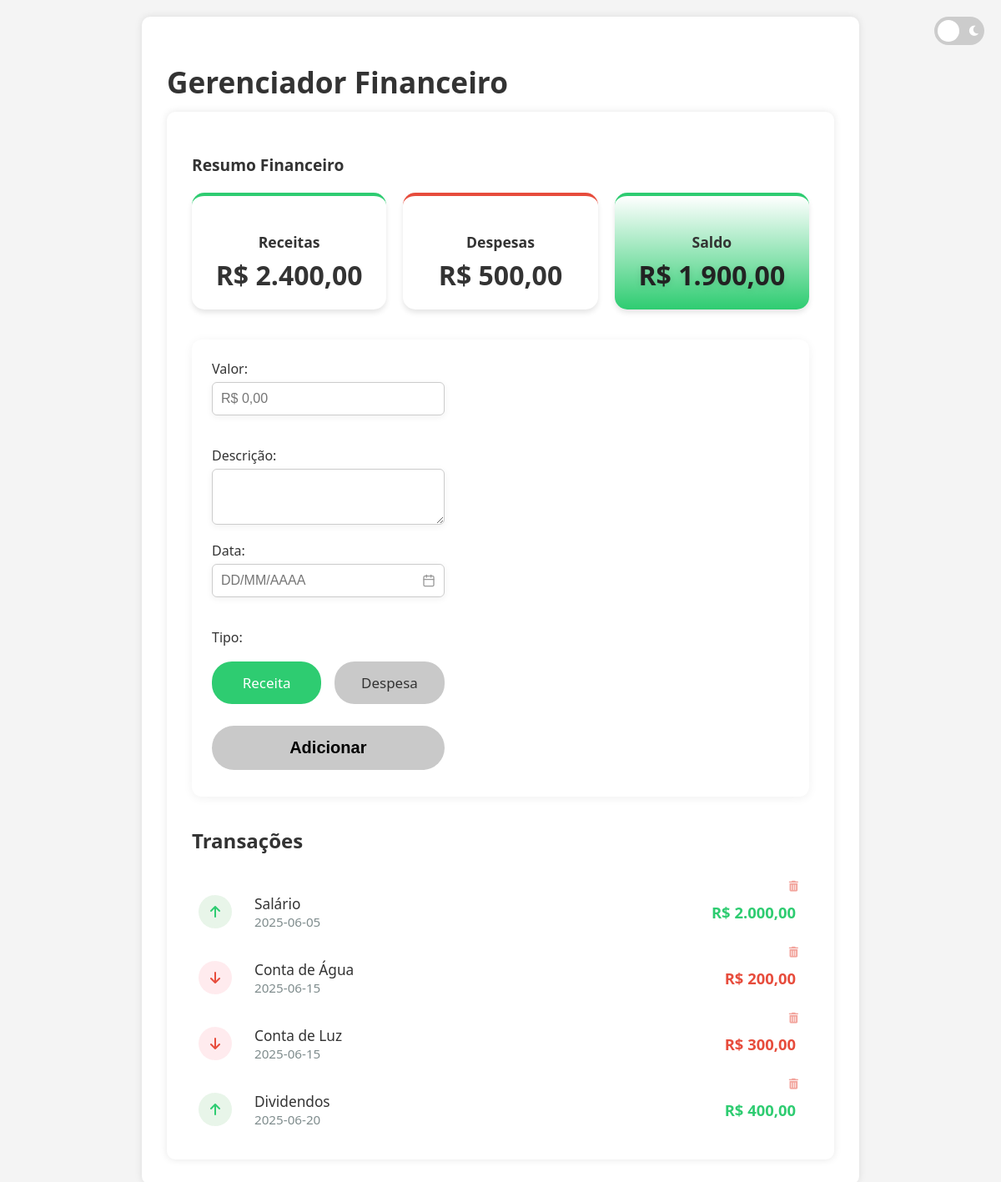
The page / on the database its author committed.
### tables this page shows
CREATE TABLE transacoes (
    id INTEGER PRIMARY KEY AUTOINCREMENT,
    descricao TEXT NOT NULL,
    valor REAL NOT NULL,
    data TEXT NOT NULL,
    tipo TEXT NOT NULL  -- "receita" ou "despesa"
);

### app.py (the view)
@app.route("/")
def index():
    tipo = request.args.get("tipo", "")
    data_inicio = request.args.get("data_inicio", "")
    data_fim = request.args.get("data_fim", "")
    transacoes = listar_transacoes(tipo, data_inicio, data_fim)
    totais = calcular_totais(None if tipo == "" else tipo, data_inicio or None, data_fim or None)
    saldo = totais["receita"] - totais["despesa"]
    return render_template(
        "index.html",
        transacoes=transacoes,
        tipo=tipo,
        data_inicio=data_inicio,
        data_fim=data_fim,
        totais=totais,
        saldo=saldo
    )

### services/transacoes_service.py (called while the page is built)
def obter_conexao():
    conn = sqlite3.connect('db/financeiro.db')
    conn.row_factory = sqlite3.Row  # Permite acessar colunas por nome
    return conn

def listar_transacoes(tipo=None, data_inicio=None, data_fim=None):
    conn = obter_conexao()
    cursor = conn.cursor()
    query = "SELECT * FROM transacoes WHERE 1=1"
    params = []
    if tipo:
        query += " AND tipo = ?"
        params.append(tipo)
    if data_inicio:
        query += " AND date(data) >= date(?)"
        params.append(data_inicio)
    if data_fim:
        query += " AND date(data) <= date(?)"
        params.append(data_fim)
    query += " ORDER BY date(data) ASC"
    cursor.execute(query, params)
    linhas = cursor.fetchall()
    conn.close()
    return [Transacao(linha['id'], linha['descricao'], linha['valor'], linha['data'], linha['tipo']) for linha in linhas]

def calcular_totais(tipo=None, data_inicio=None, data_fim=None):
    conn = obter_conexao()
    cursor = conn.cursor()
    base_query = "SELECT tipo, SUM(valor) as total FROM transacoes WHERE 1=1"
    params = []
    if tipo:
        base_query += " AND tipo = ?"
        params.append(tipo)
    if data_inicio:
        base_query += " AND date(data) >= date(?)"
        params.append(data_inicio)
    if data_fim:
        base_query += " AND date(data) <= date(?)"
        params.append(data_fim)
    base_query += " GROUP BY tipo"
    cursor.execute(base_query, params)
    totais = {"receita": 0.0, "despesa": 0.0}
    for linha in cursor.fetchall():
        if linha["tipo"] == "receita":
            totais["receita"] = linha["total"]
        elif linha["tipo"] == "despesa":
            totais["despesa"] = linha["total"]
    conn.close()
    return totais

### templates/index.html (shortened to what this page needs)
{% extends "layout.html" %}
{% block conteudo %}
<div class="container">
    <h3>Resumo Financeiro</h3>
    <div class="resumo-container">
        <div class="resumo-card receita">
            <h4>Receitas</h4>
            <p class="valor">R$ {{ '{:,.2f}'.format(totais['receita']).replace(',', 'X').replace('.', ',').replace('X', '.') }}</p>
        </div>
        <div class="resumo-card despesa">
            <h4>Despesas</h4>
            <p class="valor">R$ {{ '{:,.2f}'.format(totais['despesa']).replace(',', 'X').replace('.', ',').replace('X', '.') }}</p>
        </div>
        <div class="resumo-card saldo-base {% if saldo < 0 %}saldo-negativo{% elif saldo > 0 %}saldo-positivo{% endif %}">
            <h4>Saldo</h4>
            <p class="valor">R$ {{ '{:,.2f}'.format(saldo).replace(',', 'X').replace('.', ',').replace('X', '.') }}</p>
        </div>
    </div>
    <div class="botoes-lado-a-lado">
        <form action="/adicionar" method="post">
            <label>Valor:</label><br>
            <input type="text" name="valor" id="valor" placeholder="R$ 0,00" required inputmode="decimal" pattern="[0-9.,]+" class="form-campo"><br>
            <label for="descricao">Descrição:</label>
            <textarea id="descricao" name="descricao" rows="3" required class="form-campo"></textarea><br>
            <label>Data:</label><br>
            <input type="text" name="data" id="data" class="date-input form-campo" placeholder="DD/MM/AAAA" required><br>
            <label>Tipo:</label><br>
            <div class="grupo-acoes form-campo">
                <div class="toggle-buttons">
                    <label for="receita" class="toggle-button">Receita</label>
                    <label for="despesa" class="toggle-button">Despesa</label>
                </div>
                <button type="submit" class="toggle-button">Adicionar</button>
            </div>
        </form>
    </div>
    <h2>Transações</h2>
    <div class="transacoes-lista">
    {% for t in transacoes %}
        <div class="transacao-item {% if t.tipo == 'receita' %}receita{% else %}despesa{% endif %}">
            <form action="/excluir/{{ t.id }}" method="post" onsubmit="return confirm('Tem certeza que deseja excluir esta transação?');">
                <button type="submit" title="Excluir">
                    <i class="fas fa-trash-alt"></i>
                </button>
            </form>
            <div class="transacao-icone">
                {% if t.tipo == 'receita' %}
                    <i class="fas fa-arrow-up"></i>
                {% else %}
                    <i class="fas fa-arrow-down"></i>
                {% endif %}
            </div>
            <div class="transacao-main">
                <div class="transacao-descricao">{{ t.descricao }}</div>
                <div class="transacao-data">{{ t.data }}</div>
            </div>
            <div class="transacao-valor {% if t.tipo == 'receita' %}valor-receita{% else %}valor-despesa{% endif %}">
                R$ {{ '{:,.2f}'.format(t.valor).replace(',', 'X').replace('.', ',').replace('X', '.') }}
            </div>
        </div>
    {% else %}
        <div class="sem-transacoes">
            <i class="fas fa-info-circle"></i>
            <p>Nenhuma transação registrada.</p>
        </div>
    {% endfor %}
    </div>
</div>
{% endblock %}

### templates/layout.html (shortened to what this page needs)
<!DOCTYPE html>
<html lang="pt-BR" data-theme="light">
<head>
    <link rel="stylesheet" href="{{ url_for('static', filename='style.css') }}">
    <link rel="stylesheet" href="https://cdnjs.cloudflare.com/ajax/libs/font-awesome/6.0.0/css/all.min.css">
    <link rel="stylesheet" href="https://cdn.jsdelivr.net/npm/flatpickr/dist/flatpickr.min.css">
    <link rel="stylesheet" href="https://cdn.jsdelivr.net/npm/flatpickr/dist/themes/material_blue.css">
</head>
<body>
    <div class="theme-switch-wrapper">
        <label class="theme-switch" for="checkbox">
            <div class="slider round">
                <i class="fas fa-sun"></i>
                <i class="fas fa-moon"></i>
            </div>
        </label>
    </div>
    <div class="container">
        <h1>Gerenciador Financeiro</h1>
        {% block conteudo %}
        {% endblock %}
    </div>
</body>
</html>

### rows shown on the page
transacoes: tipo "receita" (drawn), descricao "Salário", data "2025-06-05", valor "2.000,00"
transacoes: tipo "despesa" (drawn), descricao "Conta de Água", data "2025-06-15", valor "200,00"
transacoes: tipo "despesa" (drawn), descricao "Conta de Luz", data "2025-06-15", valor "300,00"
transacoes: tipo "receita" (drawn), descricao "Dividendos", data "2025-06-20", valor "400,00"
